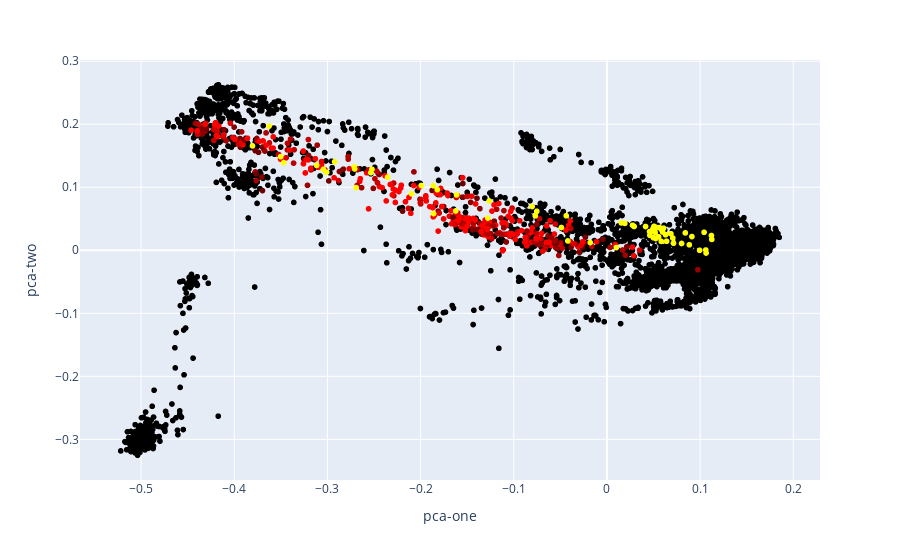

This figure's notebook cell:
### Code cell
# PCA Visualization
from sklearn.decomposition import PCA

# Perform PCA
pca = PCA(n_components=2)
pca_results = pca.fit_transform(df[features])
df['pca-one'] = pca_results[:, 0]
df['pca-two'] = pca_results[:, 1]

# Plot PCA
fig_pca = px.scatter(df, x='pca-one', y='pca-two', color='color', color_discrete_map="identity", hover_name=df.columns[0])
fig_pca.show()
